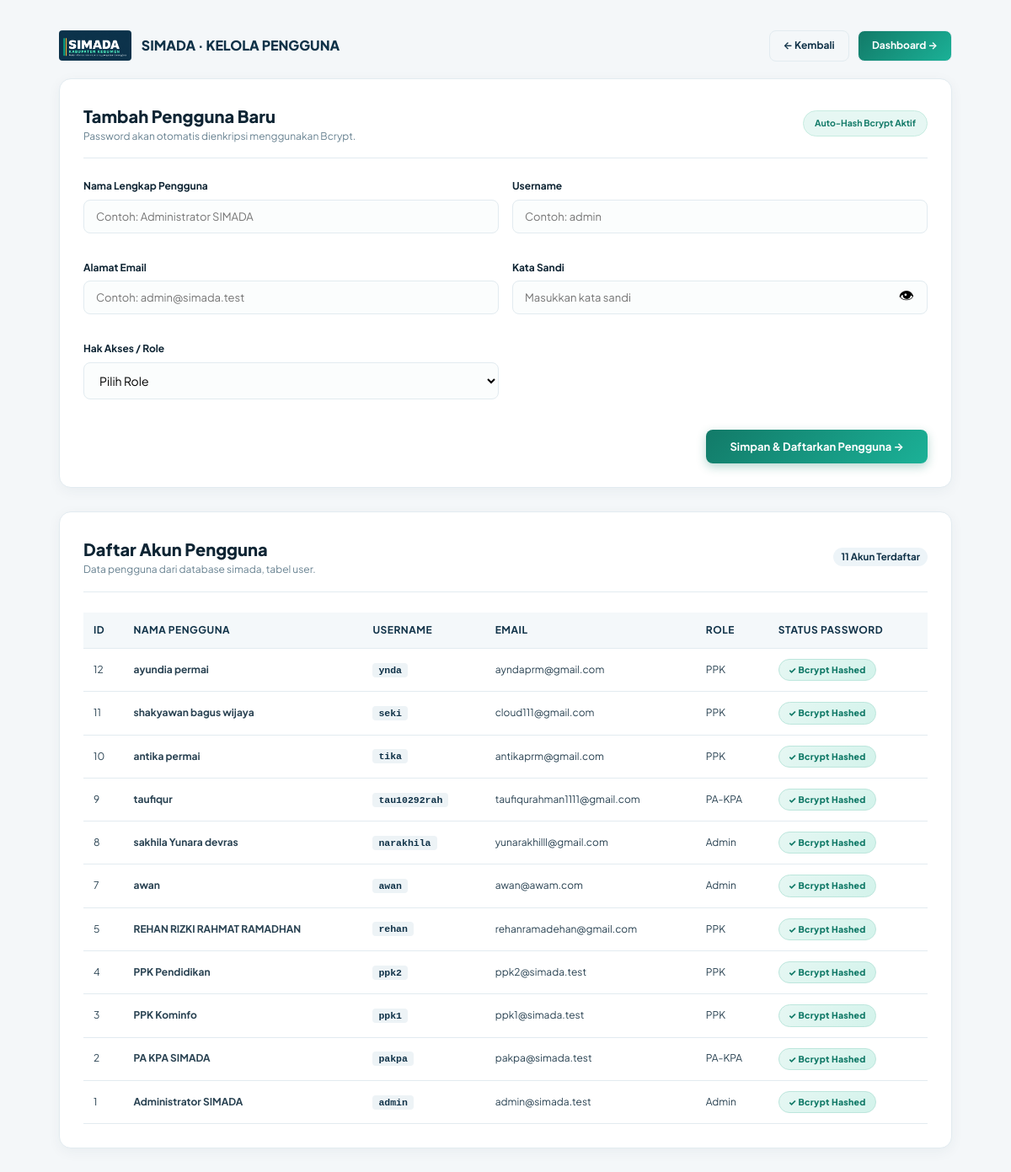
Screenshot of /tambah-user.php (signed in) with the database file from the repository.
### tables this page shows
CREATE TABLE `user` (
  `id` bigint(20) UNSIGNED NOT NULL,
  `role_id` bigint(20) UNSIGNED NOT NULL,
  `name` varchar(150) NOT NULL,
  `username` varchar(100) DEFAULT NULL,
  `email` varchar(150) NOT NULL,
  `password_hash` varchar(255) NOT NULL
);

### helpers/functions.php (called while the page is built, shortened)
<?php
function e($value): string
{
    return htmlspecialchars((string)($value ?? ''), ENT_QUOTES, 'UTF-8');
}
?>

### config.php (called while the page is built, shortened)
<?php
spl_autoload_register(function ($class) {
    $file = __DIR__ . '/classes/' . $class . '.php';
});
require_once __DIR__ . '/helpers/functions.php';
?>

### classes/Database.php (called while the page is built, shortened)
<?php
class Database
{
    private static ?Database $instance = null;
    private PDO $pdo;
    private function __construct()
    {
        $dsn = 'mysql:host=' . DB_HOST
             . ';dbname=' . DB_NAME
             . ';charset=' . DB_CHARSET;
        try {
            $this->pdo = new PDO($dsn, DB_USER, DB_PASS, [
                PDO::ATTR_ERRMODE            => PDO::ERRMODE_EXCEPTION,
                PDO::ATTR_DEFAULT_FETCH_MODE => PDO::FETCH_ASSOC,
                PDO::ATTR_EMULATE_PREPARES   => false,
            ]);
        } catch (PDOException $e) {
            http_response_code(500);
            exit('Koneksi database gagal. Pastikan MySQL aktif dan konfigurasi di config.php sudah benar.');
        }
    }
    public static function getInstance(): Database
    {
        if (self::$instance === null) {
            self::$instance = new Database();
        }
        return self::$instance;
    }
    public function query(string $sql, array $params = []): array
    {
        $stmt = $this->pdo->prepare($sql);
        $stmt->execute($params);
        return $stmt->fetchAll();
    }
}

### tambah-user.php (the view, shortened to what this page needs)
<?php
require_once __DIR__ . '/config.php';
    ?>
    <?php
$roles = [
    1 => 'Admin',
    2 => 'PA-KPA',
    3 => 'PPK'
];
$db = Database::getInstance();
$users = $db->query(
    'SELECT id, role_id, name, username, email, password_hash
     FROM `user`
     ORDER BY id DESC'
);
?>
<!DOCTYPE html>
<html lang="id">
<head>
    <link rel="stylesheet" href="assets/css/style.css">
</head>
<body style="background:var(--bg-page);">
<div class="user-mgmt-container">
    <div style="display:flex;justify-content:space-between;align-items:center;flex-wrap:wrap;gap:12px;margin-bottom:20px;">
        <div style="display:flex;align-items:center;gap:12px;">
            <img src="assets/img/logo-simada.png" alt="Logo" style="height:36px;border-radius:4px;">
            <span style="font-weight:800;color:var(--navy-main);font-size:16px;">SIMADA · KELOLA PENGGUNA</span>
        </div>
        <div>
            <a href="login.php" class="btn-back">← Kembali</a>
            <a href="dashboard.php" class="btn-back" style="background:var(--teal-gradient);color:#fff;margin-left:8px;">Dashboard →</a>
        </div>
    </div>
    <div class="mgmt-card">
        <div class="mgmt-header">
            <div>
                <h2 class="mgmt-title">Tambah Pengguna Baru</h2>
                <p style="font-size:12px;color:var(--ink-muted);margin:0;">
                    Password akan otomatis dienkripsi menggunakan Bcrypt.
                </p>
            </div>
            <span class="scope-pill">Auto-Hash Bcrypt Aktif</span>
        </div>
        <form method="post" action="tambah-user.php">
            <div class="form-grid-2">
                <div class="form-group">
                    <label for="name">Nama Lengkap Pengguna</label>
                    <input type="text" id="name" name="name" required placeholder="Contoh: Administrator SIMADA" value="<?= e($_POST['name'] ?? '') ?>">
                </div>
                <div class="form-group">
                    <label for="username">Username</label>
                    <input type="text" id="username" name="username" required pattern="[A-Za-z0-9._-]{3,30}" placeholder="Contoh: admin" value="<?= e($_POST['username'] ?? '') ?>">
                </div>
                <div class="form-group">
                    <label for="email">Alamat Email</label>
                    <input type="email" id="email" name="email" required placeholder="Contoh: admin@simada.test" value="<?= e($_POST['email'] ?? '') ?>">
                </div>
                <div class="form-group">
                    <label for="password">Kata Sandi</label>
                    <div class="password-field">
                        <input type="password" id="password" name="password" required placeholder="Masukkan kata sandi">
                        <button type="button" class="toggle-password" onclick="togglePassword('password',this)">👁</button>
                    </div>
                </div>
                <div class="form-group">
                    <label for="role_id">Hak Akses / Role</label>
                    <select id="role_id" name="role_id" required style="width:100%;padding:11px 14px;border:1px solid var(--border-line);border-radius:8px;background:#fbfdfd;">
                        <option value="">Pilih Role</option>
                    </select>
                </div>
            </div>
            <div style="margin-top:20px;text-align:right;">
                <button type="submit" class="btn-primary" style="padding:12px 28px;font-size:13px;">
                    Simpan & Daftarkan Pengguna →
                </button>
            </div>
        </form>
    </div>
    <div class="mgmt-card">
        <div class="mgmt-header">
            <div>
                <h2 class="mgmt-title">Daftar Akun Pengguna</h2>
                <p style="font-size:12px;color:var(--ink-muted);margin:0;">
                    Data pengguna dari database simada, tabel user.
                </p>
            </div>
            <span class="chip-number"><?= count($users) ?> Akun Terdaftar</span>
        </div>
        <div class="table-responsive">
            <table class="packages-table">
                <thead>
                    <tr>
                        <th>ID</th>
                        <th>Nama Pengguna</th>
                        <th>Username</th>
                        <th>Email</th>
                        <th>Role</th>
                        <th>Status Password</th>
                    </tr>
                </thead>
                <tbody>
                    <?php foreach ($users as $u): ?>
                        <?php
                        $isBcrypt = str_starts_with($u['password_hash'], '$2y$') || str_starts_with($u['password_hash'], '$2a$');
                        $roleName = $roles[(int)$u['role_id']] ?? 'Tidak diketahui';
                        ?>
                        <tr>
                            <td><?= e($u['id']) ?></td>
                            <td><strong><?= e($u['name']) ?></strong></td>
                            <td><code><?= e($u['username']) ?></code></td>
                            <td><?= e($u['email']) ?></td>
                            <td><?= e($roleName) ?></td>
                            <td>
                                <?php if ($isBcrypt): ?>
                                    <span class="badge success">✓ Bcrypt Hashed</span>
                                <?php else: ?>
                                    <span class="badge warning">Belum Bcrypt</span>
                                <?php endif; ?>
                            </td>
                        </tr>
                    <?php endforeach; ?>
                </tbody>
            </table>
        </div>
    </div>
</div>
</body>
</html>

### assets/css/style.css (style rules this page uses)
:root { --navy-dark: #091d2c; --navy-main: #103248; --navy-light: #184561; --navy-gradient: linear-gradient(135deg, #103248 0%, #0a2233 100%); --teal-main: #127a68; --teal-light: #1bb197; --teal-mint: #e6f7f3; --teal-gradient: linear-gradient(135deg, #127a68 0%, #1bb197 100%); --sky-main: #2f8dbb; --sky-light: #eaf4fa; --sky-gradient: linear-gradient(135deg, #1e6d96 0%, #389ecf 100%); --gold-main: #f2c35a; --gold-dark: #c98912; --gold-light: #fdf5de; --gold-gradient: linear-gradient(135deg, #cf8b12 0%, #f4c356 100%); --bg-page: #f4f7f9; --card-bg: #ffffff; --card-gradient: linear-gradient(180deg, #ffffff 0%, #fafcfd 100%); --ink-title: #0e2433; --ink-body: #294252; --ink-muted: #688291; --border-line: #e2ebf0; --border-soft: #edf3f6; --danger: #cf3c46; --danger-bg: #fdeeed; --danger-gradient: linear-gradient(135deg, #cf3c46 0%, #eb5b65 100%); --success: #127a68; --success-bg: #e7f6f2; --warning: #b88214; --warning-bg: #fdf4db; --font-stack: 'Plus Jakarta Sans', system-ui, -apple-system, BlinkMacSystemFont, "Segoe UI", Roboto, sans-serif; }
* { box-sizing: border-box; margin: 0; padding: 0; }
html { font-size: 14px; scroll-behavior: smooth; }
body { background: var(--bg-page); color: var(--ink-body); font-family: var(--font-stack); line-height: 1.55; -webkit-font-smoothing: antialiased; }
a { text-decoration: none; color: var(--teal-main); transition: color .15s; }
input, button, select, textarea { font-family: var(--font-stack); font-size: inherit; }
code { background: #edf3f6; color: var(--navy-main); padding: 2px 7px; border-radius: 4px; font-size: 11.5px; font-family: "Consolas", "Courier New", monospace; font-weight: 600; }
.scope-pill { padding: 6px 13px; border-radius: 20px; background: var(--teal-mint); color: var(--teal-main); font-size: 10.5px; font-weight: 700; border: 1px solid #c7ece1; }
.chip-number { display: inline-block; padding: 2px 9px; border-radius: 12px; background: #edf4f8; color: var(--navy-main); font-size: 11.5px; font-weight: 700; }
.table-responsive { width: 100%; overflow-x: auto; }
.packages-table { width: 100%; min-width: 900px; border-collapse: collapse; font-size: 12.5px; }
.packages-table th { background: linear-gradient(180deg, #f7fafc 0%, #f1f6f8 100%); color: var(--navy-main); font-size: 11px; font-weight: 800; text-transform: uppercase; letter-spacing: 0.5px; padding: 13px 20px; border-bottom: 1px solid var(--border-line); text-align: left; white-space: nowrap; }
.packages-table td { padding: 14px 20px; border-bottom: 1px solid var(--border-soft); color: var(--ink-body); vertical-align: middle; }
.badge { display: inline-block; padding: 4px 11px; border-radius: 14px; font-size: 10.5px; font-weight: 800; letter-spacing: 0.3px; white-space: nowrap; }
.badge.success { background: linear-gradient(135deg, #e6f7f3 0%, #d3f3eb 100%); color: var(--success); border: 1px solid #bce6dc; }
.form-group { margin-bottom: 16px; }
.form-group label { display: block; font-size: 12px; font-weight: 700; color: var(--ink-title); margin-bottom: 6px; }
.form-group input { width: 100%; padding: 11px 14px; border: 1px solid var(--border-line); border-radius: 8px; background: #fbfdfd; color: var(--ink-title); font-size: 13px; transition: all .15s; }
.btn-primary { background: var(--teal-gradient); color: #ffffff; border: none; border-radius: 8px; padding: 12px 18px; font-size: 13px; font-weight: 700; cursor: pointer; transition: all .15s; box-shadow: 0 4px 12px rgba(18, 122, 104, 0.3); }
* { box-sizing: border-box; }
html, body { width: 100%; min-height: 100%; overflow-x: hidden; }
.table-responsive, .table-wrapper { width: 100%; max-width: 100%; overflow-x: auto; -webkit-overflow-scrolling: touch; }
.packages-table, .opd-table { min-width: 720px; }
.form-grid-2 { display: grid; grid-template-columns: repeat(2, minmax(0, 1fr)); gap: 16px; }
.form-group { min-width: 0; }
.form-group input, .form-group select, .form-group textarea { width: 100%; max-width: 100%; }

### rows the page displays
user: id "12", name "ayundia permai", username "ynda", email "ayndaprm@gmail.com", role "PPK", shows "✓ Bcrypt Hashed"
user: id "11", name "shakyawan bagus wijaya", username "seki", email "cloud111@gmail.com", role "PPK", shows "✓ Bcrypt Hashed"
user: id "10", name "antika permai", username "tika", email "antikaprm@gmail.com", role "PPK", shows "✓ Bcrypt Hashed"
user: id "9", name "taufiqur", username "tau10292rah", email "taufiqurahman1111@gmail.com", role "PA-KPA", shows "✓ Bcrypt Hashed"
user: id "8", name "sakhila Yunara devras", username "narakhila", email "yunarakhilll@gmail.com", role "Admin", shows "✓ Bcrypt Hashed"
user: id "7", name "awan", username "awan", email "awan@awam.com", role "Admin", shows "✓ Bcrypt Hashed"
user: id "5", name "REHAN RIZKI RAHMAT RAMADHAN", username "rehan", email "rehanramadehan@gmail.com", role "PPK", shows "✓ Bcrypt Hashed"
user: id "4", name "PPK Pendidikan", username "ppk2", email "ppk2@simada.test", role "PPK", shows "✓ Bcrypt Hashed"
user: id "3", name "PPK Kominfo", username "ppk1", email "ppk1@simada.test", role "PPK", shows "✓ Bcrypt Hashed"
user: id "2", name "PA KPA SIMADA", username "pakpa", email "pakpa@simada.test", role "PA-KPA", shows "✓ Bcrypt Hashed"
user: id "1", name "Administrator SIMADA", username "admin", email "admin@simada.test", role "Admin", shows "✓ Bcrypt Hashed"

### other values shown
count($users) "11"
